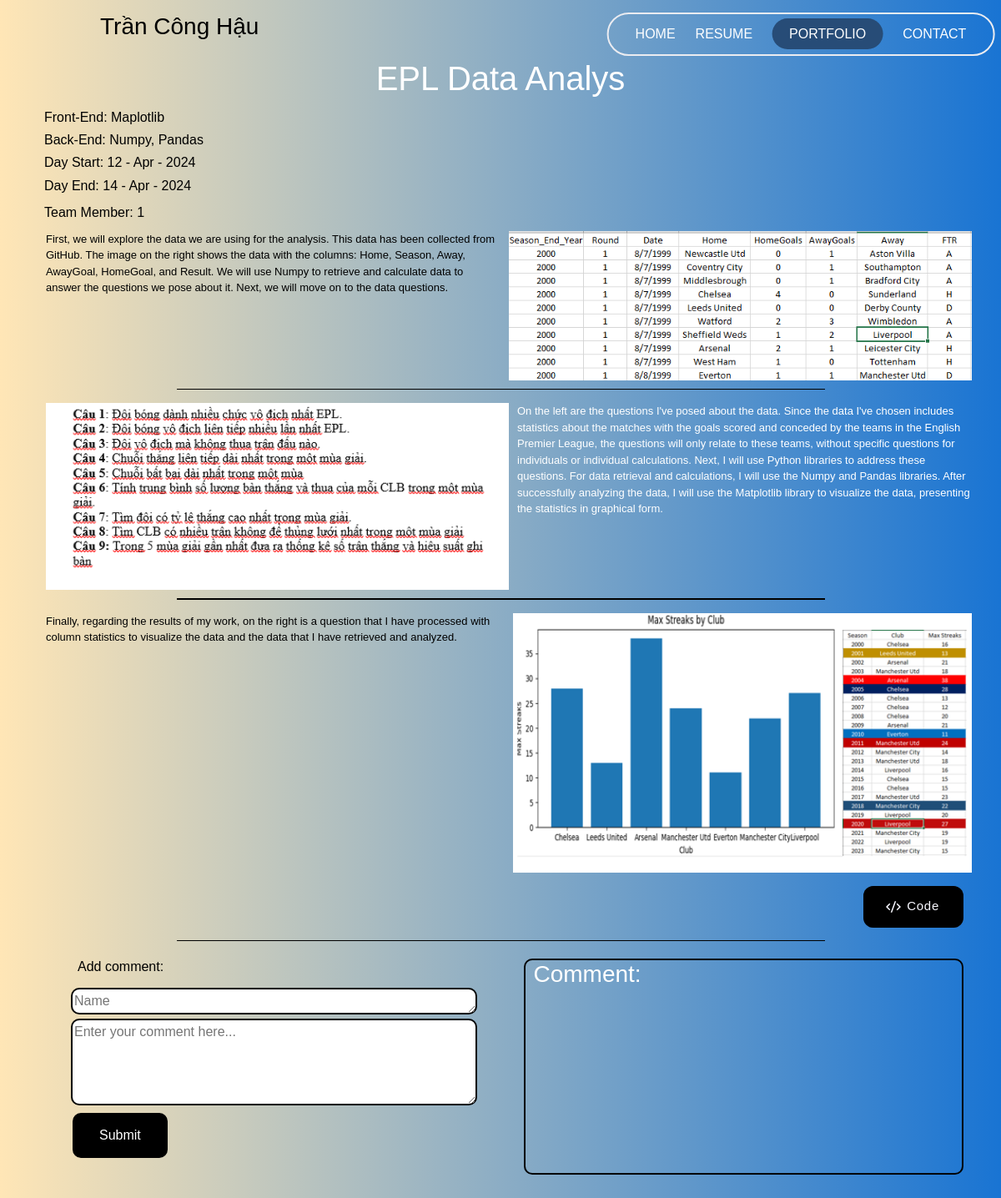
Screenshot of /project/EPL_Data_Analys/ with the database file from the repository.
### CVMain/models.py (models this page shows, shortened)
class Project(models.Model):
    title_project = models.CharField(max_length=30)
    sum_description_project = models.CharField(max_length=300,null=True)
    description_project_1 = models.TextField(max_length=1000, null=True)
    img_1 = models.ImageField(null=True, blank=True, upload_to=upload_to)
    description_project_2 = models.TextField(max_length=1000, null=True)
    img_2 = models.ImageField(null=True, blank=True, upload_to=upload_to)
    description_project_3 = models.TextField(max_length=1000, null=True, blank=True)
    img_3 = models.ImageField(null=True, blank=True, upload_to=upload_to)
    description_project_4 = models.TextField(max_length=1000, null=True, blank=True)
    img_4 = models.ImageField(null=True, blank=True, upload_to=upload_to)
    team_member = models.IntegerField(default=1)
    image_project = models.ImageField(upload_to=upload_to)
    start = models.DateField(null=True)
    end = models.DateField(null=True)
    genere_project = models.CharField(max_length=15)
    link_project = models.URLField()
    slug = models.SlugField(null=True,blank=True, unique=True)
    laungue = models.CharField(null=True, blank=True, max_length=20)
    front = models.CharField(null=True, blank=True, max_length=20)
    back = models.CharField(null=True, blank=True, max_length=20)

### CVMain/views.py (the view)
# urls.py: path('project/<slug:project_slug>/', views.project_detail, name='project_detail'),
def project_detail(request, project_slug):
    project = get_object_or_404(Project, slug=project_slug)
    if request.method == 'POST':
        Comment.objects.create(name=request.POST['comment_name'], comment=request.POST['comment'], project=project)
        return redirect('detail', project_slug=project_slug)
    comments = project.comments.all()
    context = {
        'project' : project,
        'comments' : comments,
    }
    return render(request, 'html/project_detail.html', context)

### CVMain/templates/html/project_detail.html (shortened to what this page needs)
{% extends "html/index.html" %}
{% load static %}
{% block detail %}
<link rel="stylesheet" href="{% static 'app/css/detail.css' %}">
<body id="detail-page">
    <section class="container">
        <div class="reactangle-dt">
            <div class="title">
                <h2>{{project.title_project}}</h2>
            </div>
            <div class="day">
                {% if project.front is not None%}
                <h5> Front-End: {{project.front}}</h5>
                {% endif %}
                {% if project.back is not None%}
                <h5> Back-End: {{project.back}}</h5>
                {% endif %}
                <h5> Day Start: {{project.start|date:"d - M - Y"}}</h5>
                <h5> Day End: {{project.end|date:"d - M - Y"}}</h5>
            </div>
            <h3>Team Member: <a>{{project.team_member}}</a></h3>
            <div class="main">
                <div class="img-right">
                    <p>{{project.description_project_1}}</p>
                    <img src="{{project.img_1.url}}">
                </div>
                <hr>
                <div class="img-left">
                    <img src="{{project.img_2.url}}">
                    <p>{{project.description_project_2}}</p>
                </div>
                {% if project.description_project_3 %}
                <hr>
                {% endif %}
                <div class="img-right">
                    <p>{{project.description_project_3}}</p>
                    {% if project.img_3 %}
                    <img src="{{project.img_3.url}}">
                    {% endif %}
                </div>
                <div class="img-left">
                </div>
                <button class="cssbuttons-io" onclick="window.open('{{project.link_project}}', '_blank')">
                    <span>
                        Code
                    </span>
                </button>
            </div>
            <hr>
            <div class="comment-section">
                <form method="POST" id="commentForm">
                    <label for="comment"><h3>Add comment:</h3></label><br>
                    <textarea id="comment_name" name="comment_name" rows="1" cols="50" placeholder="Name"></textarea><br>
                    <textarea id="comment" name="comment" rows="4" cols="50" placeholder="Enter your comment here..."></textarea><br>
                    <input type="submit" value="Submit">
                </form>
                <div class="comment-dt">
                    <h3>Comment:</h3>
                </div>
            </div>
            <br>
            <br>
            <br>
        </div>
    </section>
</body>
{% endblock detail %}

### CVMain/static/app/css/index.css (style rules this page uses)
body { font-family: 'Lexend Exa', sans-serif; }

### CVMain/static/app/css/detail.css (style rules this page uses)
body { background: linear-gradient(to right, #ffe6b6, #1974d3); font-family: 'Lexend Exa', sans-serif; }
#detail-page .container { position: relative; width: 100%; height: auto; display: flex; flex-direction: row; }
.reactangle-dt { width: 100%; height: 100%; display: flex; flex-direction: column; gap: 5px; }
.reactangle-dt h3 { font-size: 16px; margin-left: 8px; color: black ; }
.reactangle-dt .title { width: 100%; height: 5%; margin-top: 10px; display: flex; justify-content: center; align-items: center; }
.reactangle-dt .title h2 { font-size: 40px; color: white; }
.reactangle-dt .main { width: 100%; height: auto; display: flex; flex-direction: column; }
.main .img-right { width: 100%; height: 30%; display: flex; flex-direction: row; margin-left: 10px; gap: 10px; }
.main .img-right img { width: 50%; height: 100%; transition: all 0.3s ease; }
.img-right p { width: 50%; font-size: 13px; color: black }
.main .img-left { width: 100%; height: 30%; display: flex; flex-direction: row; margin-left: 10px; gap: 10px; }
.main .img-left img { width: 50%; height: 100%; transition: all 0.3s ease; }
.img-left p { width: 50%; font-size: 13px; color: white; }
.reactangle-dt hr { width: 70%; height: 0.5px; background-color: black; margin-top: 10px; }
.reactangle-dt form { margin-left: 40px; gap: 10px; }
.reactangle-dt .comment-section { width: 100%; height: auto; display: flex; flex-direction: row; gap: 5%; }
form label { font-size: 24px; font-style: bold; }
form textarea { border: 2px solid black; border-radius: 10px; margin-bottom: 5px; }
form input { border-radius: 10px; margin-bottom: 5px; font-size: 13px; }
.comment-dt { width: 50%; border: 2px solid black; border-radius: 10px; }
.comment-dt h3 { font-size: 28px; margin-left: 10px; color: white; }
.day h5 { font-size: 16px; margin-left: 8px; color: black; }
.cssbuttons-io { position: relative; font-family: inherit; font-weight: 500; font-size: 15px; letter-spacing: 0.05em; border-radius: 0.8em; cursor: pointer; border: none; background: linear-gradient(to right, #274c77, #47607e); color: ghostwhite; overflow: hidden; width: 120px; height: 50px; margin-left: auto; }
.cssbuttons-io svg { width: 1.2em; height: 1.2em; margin-right: 0.5em; }
.cssbuttons-io span { position: relative; z-index: 10; transition: color 0.4s; display: inline-flex; align-items: center; padding: 0.8em 1.2em 0.8em 1.05em; }
.cssbuttons-io::before, .cssbuttons-io::after { position: absolute; top: 0; left: 0; width: 100%; height: 100%; z-index: 0; }
.cssbuttons-io::before { content: ""; background: #000; width: 120%; left: -10%; transform: skew(30deg); transition: transform 0.4s cubic-bezier(0.3, 1, 0.8, 1); }
input[type="submit"] { background-color: black; border: none; color: white; padding: 15px 32px; text-align: center; text-decoration: none; display: inline-block; font-size: 16px; margin: 4px 2px; cursor: pointer; transition-duration: 0.4s; }

### rows the page displays
Project: title_project "EPL Data Analys", front "Maplotlib", back "Numpy, Pandas", start "12 - Apr - 2024", end "14 - Apr - 2024", team_member "1", description_project_1 "First, we will explore the data we are using for the analysis. This data has been collected from GitHub. The image on the right shows the data with the columns: Home, Season, Away, AwayGoal, HomeGoal, and Result. We will use Numpy to retrieve and calculate data to answer the questions we pose about it. Next, we will move on to the data questions.", img_1 (picture), img_2 (picture), description_project_2 "On the left are the questions I've posed about the data. Since the data I've chosen includes statistics about the matches with the goals scored and conceded by the teams in the English Premier League, the questions will only relate to these teams, without specific questions for individuals or individual calculations. Next, I will use Python libraries to address these questions. For data retrieval and calculations, I will use the Numpy and Pandas libraries. After successfully analyzing the data, I will use the Matplotlib library to visualize the data, presenting the statistics in graphical form.", description_project_3 "Finally, regarding the results of my work, on the right is a question that I have processed with column statistics to visualize the data and the data that I have retrieved and analyzed.", img_3 (picture)
